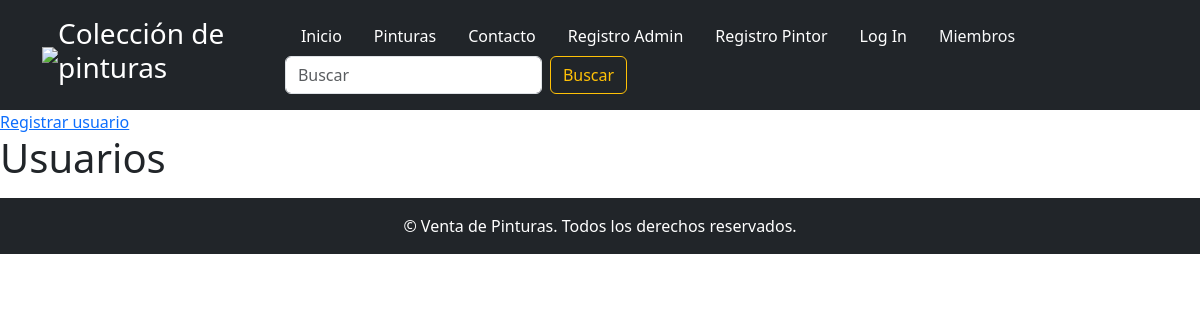
The app's page /pintores/, older data.
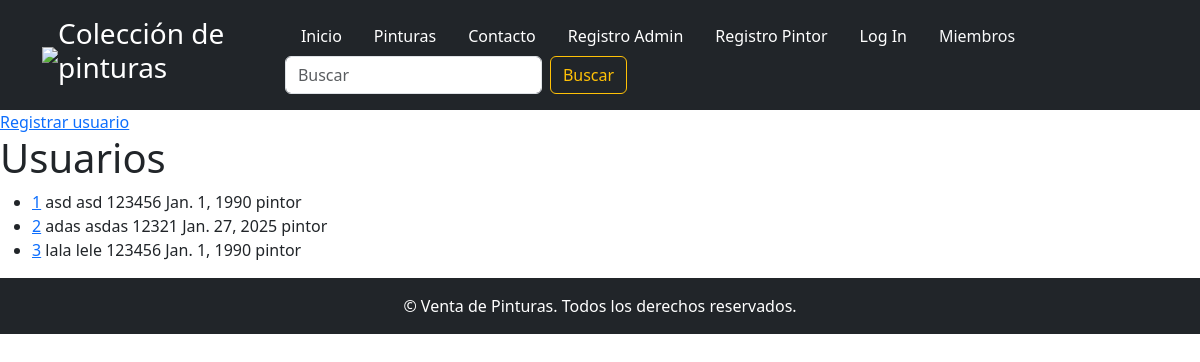
The same page, newer data.
### usuarios/models.py (models this page shows)
class Pintor(models.Model):
  firstname = models.CharField(max_length=50)
  lastname = models.CharField(max_length=50)
  email = models.EmailField(max_length=50)
  phone = models.IntegerField(null=True)
  joined_date = models.DateField(null=True)
  password = models.CharField(max_length=8)
  tipoUsuario = models.CharField(max_length=20, choices=[('admin', 'Admin'), ('pintor', 'pintor')], default='pintor')

### usuarios/views.py (the view)
# urls.py: path('pintores/', views.pintores, name="pintores" ),
def pintores(request):
  pintores = Pintor.objects.all().values()
  template = loader.get_template('todosLosPintores.html')
  context = {
    'pintores': pintores,
  }
  return HttpResponse(template.render(context, request))

### usuarios/templates/todosLosPintores.html (shortened to what this page needs)
{% extends "master.html" %}
{% block contenido %}
    <header>
        <a href="/crear-pintor">Registrar usuario</a>
        <h1>Usuarios </h1>
    </header>
    <main>
        <ul>
            {% for m in pintores %}
                {% if  m.firstname    %}
                <li> <a href="detalles/{{m.id}}">{{m.id}}</a> {{ m.firstname }} {{ m.lastname }} {{ m.phone }} {{ m.joined_date }}  {{m.tipoUsuario}}</li>
                {% endif %}
            {% endfor %}
        </ul>
    </main>
{% endblock %}

Row changes from the older to the newer data that the page shows:
added Pintor: id "1", firstname "asd", lastname "asd", phone "123456", joined_date "Jan. 1, 1990", tipoUsuario "pintor"
added Pintor: id "2", firstname "adas", lastname "asdas", phone "12321", joined_date "Jan. 27, 2025", tipoUsuario "pintor"
added Pintor: id "3", firstname "lala", lastname "lele", phone "123456", joined_date "Jan. 1, 1990", tipoUsuario "pintor"
